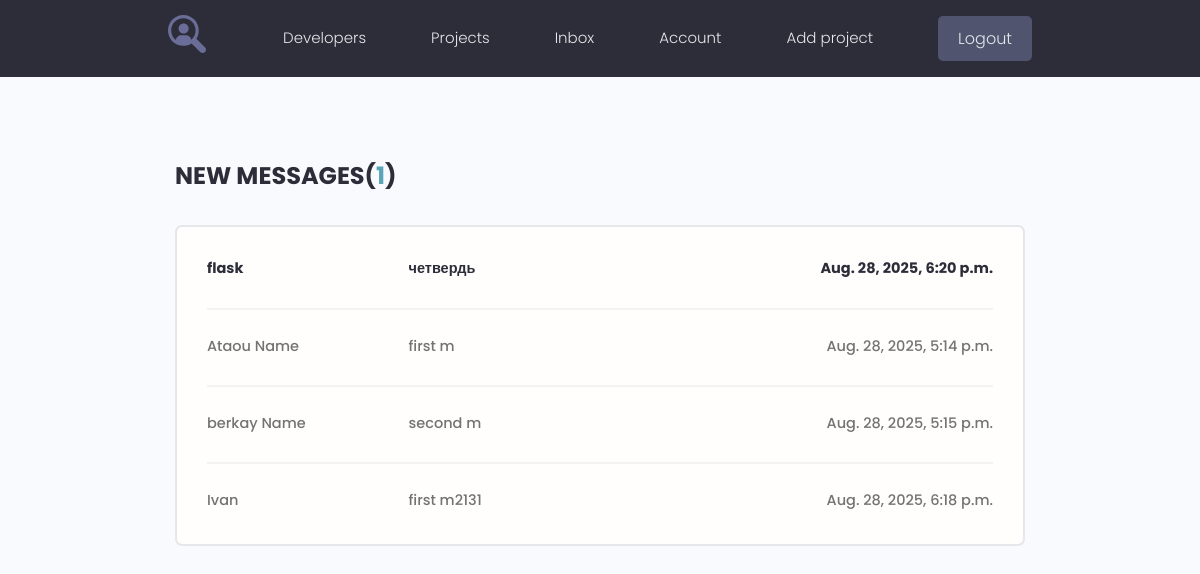
The app's page /inbox/ (signed in) with its own data.
### users/models.py (models this page shows, shortened)
class Message(models.Model):
    sender = models.ForeignKey(Profile, on_delete=models.SET_NULL, null=True, blank=True)
    recipient = models.ForeignKey(Profile, on_delete=models.SET_NULL, null=True, blank=True, related_name="messages")
    name = models.CharField(max_length=200, null=True, blank=True)
    email = models.EmailField(max_length=200, null=True, blank=True)
    subject = models.CharField(max_length=200, null=True, blank=True)
    body = models.TextField()
    is_read = models.BooleanField(default=False,null=True)
    created = models.DateTimeField(auto_now_add=True)
    class Meta:
        ordering = ['is_read', 'created']

### users/views.py (the view)
# urls.py: path('inbox/', views.inbox, name='inbox'),
@login_required(login_url='login')
def inbox(request):
    profile = request.user.profile
    message_request = profile.messages.all()
    unread_count = message_request.filter(is_read=False).count()
    context = {
        'message_request': message_request,
        'unread_count': unread_count
    }
    return render(request, 'users/inbox.html', context)

### users/templates/users/inbox.html
{% extends 'projects/base.html' %}
{% block content %}
  <main class="inbox my-xl">
    <div class="content-box">
      <h3 class="inbox__title">New Messages(<span>{{ unread_count }}</span>)</h3>
      <ul class="messages">
        {% for message in message_request %}
        {% if message.is_read == False %}
        <li class="message message--unread">
        {% else %}
        <li class="message">
        {% endif %}
          <a href="{% url 'message' message.id %}">
            <span class="message__author">{{ message.name }}</span>
            <span class="message__subject">{{ message.subject }}</span>
            <span class="message__date">{{ message.created }}</span>
          </a>
        </li>
        {% endfor %}
      </ul>
    </div>
  </main>
{% endblock %}

### projects/static/styles/app.css (style rules this page uses)
:root { --color-sub: #2d2d39; }
.content-box { width: 95%; max-width: 85rem; margin: 0 auto; }
.inbox { height: 90vh; }
.inbox__title, .inbox__title span { font-size: 2.4rem; font-weight: 700; color: var(--color-sub); text-transform: uppercase; text-align: left; margin-bottom: 3rem; }
.inbox__title span { color: var(--color-main); }
.messages { list-style: none; background: var(--color-white); padding: 0.5rem 3rem; border: 2px solid var(--color-light); border-radius: 0.7rem; }
.message { padding: 2.5rem 0; }
.message > a span { font-size: 1.45rem; font-weight: 500; }
.message.message--unread a span { font-weight: 700; color: var(--color-sub); }
.message:not(:last-child) { border-bottom: 2px solid var(--color-white-light); }
.message > a { display: flex; gap: 1rem; }
.message__author, .message__date { flex-basis: 25%; }
.message__subject { flex-basis: 50%; }
.message__date { text-align: right; }

### projects/static/uikit/styles/modules/_variables.css (style rules this page uses)
:root { --color-main: #5aa5b9; --color-main-light: #e6faff; --color-sub: #3f4156; --color-sub-light: #51546e; --color-sub-lighter: #ededfd; --color-text: #737373; --color-gray: #8b8b8b; --color-light: #e5e7eb; --color-light-gray: #767676; --color-bg: #f8fafd; --color-white: #fffefd; --color-white-light: #f3f3f3; --color-success: #359e64; --color-success-bg: #def8e8; --color-error: #fc4b0b; --color-error-bg: #fff2ee; --font-base: 'Poppins', arial, helvetica, 'Segoe UI', roboto, ubuntu, sans-serif; --font-monospace: 'Fira Code', 'Courier New', courier, monospace; --font-regular: 300; --font-medium: 500; --font-bold: 700; --generic-shadow: 1px 1px 5px #00000010; --generic-transition: all 0.3s ease-in-out; }

### projects/static/uikit/styles/modules/_base.css (style rules this page uses)
* { margin: 0; padding: 0; box-sizing: border-box; text-rendering: optimizeLegibility; color: inherit; font-size: inherit; }
html { font-size: 50%; }
@media only screen and (min-width: 480px) { html { font-size: 56.25%; } }
@media only screen and (min-width: 1200px) { html { font-size: 62.5%; } }
body { line-height: 1.6; font-weight: 400; font-size: 1.5rem; color: var(--color-text); background-color: var(--color-bg); min-height: 100vh; }

### projects/static/uikit/styles/modules/_typography.css (style rules this page uses)
* { font-family: var(--font-base); }
h3 { font-size: 3.2rem; font-weight: var(--font-medium); }
p, span, strong { font-size: 1.6rem; color: var(--color-text); font-weight: var(--font-regular); }
a { padding-bottom: 2px; text-decoration: none; display: inline-block; color: var(--color-main); font-weight: var(--font-medium); }

### projects/static/uikit/styles/modules/_utilities.css (style rules this page uses)
.my-xl { margin: 8rem auto; }

### records on screen
Message: name "flask", subject "четвердь", created "Aug. 28, 2025, 6:20 p.m."
Message: name "Ataou Name", subject "first m", created "Aug. 28, 2025, 5:14 p.m."
Message: name "berkay Name", subject "second m", created "Aug. 28, 2025, 5:15 p.m."
Message: name "Ivan", subject "first m2131", created "Aug. 28, 2025, 6:18 p.m."

### other values on screen
{{ unread_count }} "1"
